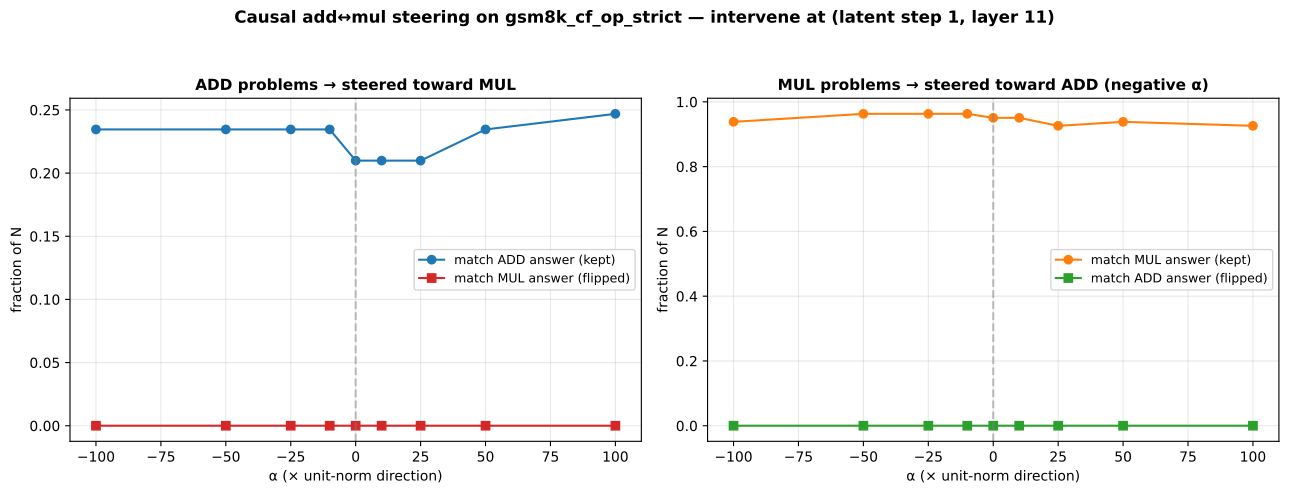

The Python source for this figure:
"""Causal add↔mul steering on gsm8k_cf_op_strict.

Unlike lda_probe_and_steer_addmul_gsm8k.py which re-classifies shifted activations
through the LDA, this script:
  1. Computes the LDA add↔mul direction at the operator-probe-winning cell
     (latent_step=1, layer=11) from gsm8k_latent_acts.pt.
  2. Filters gsm8k_cf_op_strict to Addition and Multiplication examples.
  3. For each example, computes candidate answers:
       answer_add = reduce_+(operands)
       answer_mul = reduce_*(operands)
       answer_sub = operands[0] - sum(operands[1:])
       answer_div = operands[0] / reduce_*(operands[1:])
  4. For each α, hooks layer 11 during latent_step 1's forward pass and adds
     α·v to the last-token residual. Then runs the remaining latent steps,
     decodes the answer, parses the emitted numeric answer, and scores it
     against the candidates.

Output: steer_addmul_strict_gsm8k.{json,pdf}
"""
from __future__ import annotations

import json, math, os, re, sys, time
from collections import Counter
from pathlib import Path
from functools import reduce

import matplotlib.pyplot as plt
import numpy as np
import torch
import transformers
from datasets import load_dataset
from matplotlib.backends.backend_pdf import PdfPages
from peft import LoraConfig, TaskType
from safetensors.torch import load_file
from sklearn.discriminant_analysis import LinearDiscriminantAnalysis
from sklearn.preprocessing import StandardScaler

REPO = Path(__file__).resolve().parents[3]
PD = Path(__file__).resolve().parent
CF_DIR = REPO.parent / "cf-datasets"
ACTS_PATH = REPO / "visualizations-all" / "gpt2" / "counterfactuals" / "gsm8k_latent_acts.pt"
sys.path.insert(0, str(REPO / "codi"))

# Winner cell from lda_probe_and_steer_addmul_gsm8k.json: step=1, layer=11
PROBE_LATENT_STEP_1INDEXED = 1   # 1-indexed; means index 0 in 0-indexed loop
PROBE_LAYER = 11

OUT_JSON = PD / "steer_addmul_strict_gsm8k.json"
OUT_PDF = PD / "steer_addmul_strict_gsm8k.pdf"


def codi_extract(s: str):
    s = s.replace(",", "")
    nums = re.findall(r"-?\d+\.?\d*", s)
    if not nums: return None
    try: return float(nums[-1])
    except: return None


def candidate_answers(operands):
    """Compute answer if the chain were applied with each operator."""
    try:
        operands = [float(x) for x in operands]
    except Exception:
        return None
    if len(operands) < 2: return None
    add = reduce(lambda a, b: a + b, operands)
    mul = reduce(lambda a, b: a * b, operands)
    sub = operands[0] - sum(operands[1:])
    div_rest = reduce(lambda a, b: a * b, operands[1:])
    div = operands[0] / div_rest if div_rest != 0 else None
    return {"add": add, "mul": mul, "sub": sub, "div": div}


def parse_first_op(answer_trace: str):
    """Extract the first operator from a <<a op b = c>> chain."""
    s = answer_trace.replace(",", "")
    m = re.search(r"<<(-?\d+\.?\d*)\s*([+\-*/])\s*(-?\d+\.?\d*)\s*=", s)
    return m.group(2) if m else None


def fit_lda_addmul():
    """Compute add↔mul LDA direction at (PROBE_LATENT_STEP, PROBE_LAYER) using GSM8K test."""
    print("computing LDA add↔mul direction...", flush=True)
    ds = load_dataset("gsm8k", "main")["test"]
    types = []
    for ex in ds:
        m = re.search(r"<<(-?\d+\.?\d*)\s*([+\-*/])\s*(-?\d+\.?\d*)\s*=", ex["answer"])
        if m is None: types.append(None); continue
        op = m.group(2)
        types.append({"+": "Addition", "-": "Subtraction",
                      "*": "Multiplication", "/": "Common-Division"}.get(op))
    acts = torch.load(ACTS_PATH, map_location="cpu", weights_only=True).float().numpy()
    N, S, L, H = acts.shape
    X = acts[:, PROBE_LATENT_STEP_1INDEXED - 1, PROBE_LAYER, :]
    y = np.array([t if t else "" for t in types])
    mask = (y != "")
    sc = StandardScaler().fit(X[mask])
    Xs = sc.transform(X[mask])
    lda = LinearDiscriminantAnalysis(solver="svd").fit(Xs, y[mask])
    # The "add → mul" direction: difference between class means projected back.
    classes = list(lda.classes_)
    add_idx = classes.index("Addition")
    mul_idx = classes.index("Multiplication")
    add_mean = lda.means_[add_idx]
    mul_mean = lda.means_[mul_idx]
    v_std = mul_mean - add_mean   # direction in standardized space
    v_orig = sc.scale_ * v_std    # unscale
    v_unit = v_orig / np.linalg.norm(v_orig)
    print(f"  LDA fit on {mask.sum()} GSM8K test problems; "
          f"add↔mul direction norm={np.linalg.norm(v_orig):.3f}, "
          f"unit-norm direction extracted.")
    return v_unit, lda, sc


def main():
    BS = 8

    # 1) Compute steering direction
    v_unit, lda, sc = fit_lda_addmul()
    v_torch = torch.tensor(v_unit, dtype=torch.float32)

    # 2) Load CF + filter Add/Mul + candidate answers
    rows = json.load(open(CF_DIR / "gsm8k_cf_op_strict.json"))
    add_rows = [r for r in rows if r["type"] == "Addition"]
    mul_rows = [r for r in rows if r["type"] == "Multiplication"]
    print(f"cf_op_strict: addition={len(add_rows)}, multiplication={len(mul_rows)}")

    def prep(rows):
        out = []
        for r in rows:
            c = candidate_answers(r["operands"])
            if c is None: continue
            out.append({
                "q": r["question_concat"].strip().replace("  ", " "),
                "operands": r["operands"],
                "type": r["type"],
                "gold": float(r["answer"]),
                "cand": c,
                "n_steps": len(r["operands"]) - 1,
            })
        # Cap to 100 each for tractability
        return out[:100]

    add_eval = prep(add_rows)
    mul_eval = prep(mul_rows)
    print(f"  evaluating: ADD={len(add_eval)}, MUL={len(mul_eval)}")

    # 3) Load CODI
    ckpt = os.path.expanduser("~/codi_ckpt/CODI-gpt2")
    print(f"loading CODI from {ckpt}", flush=True)
    _orig = transformers.AutoTokenizer.from_pretrained
    transformers.AutoTokenizer.from_pretrained = (
        lambda *a, **k: _orig(*a, **{**k, "use_fast": True})
    )
    from src.model import CODI, ModelArguments, TrainingArguments
    lora_cfg = LoraConfig(task_type=TaskType.CAUSAL_LM, inference_mode=False,
                          r=128, lora_alpha=32, lora_dropout=0.1,
                          target_modules=["c_attn", "c_proj", "c_fc"],
                          init_lora_weights=True)
    margs = ModelArguments(model_name_or_path="gpt2", full_precision=True,
                           train=False, lora_init=True, ckpt_dir=ckpt)
    targs = TrainingArguments(output_dir="/tmp/_steerstrict", bf16=True,
                              use_lora=True, use_prj=True, prj_dim=768,
                              prj_no_ln=False, prj_dropout=0.0,
                              num_latent=6, inf_latent_iterations=6,
                              remove_eos=True, greedy=True,
                              model_max_length=512, seed=11)
    model = CODI(margs, targs, lora_cfg)
    sd_safe = Path(ckpt) / "model.safetensors"
    sd_bin = Path(ckpt) / "pytorch_model.bin"
    sd = load_file(str(sd_safe)) if sd_safe.exists() else torch.load(str(sd_bin), map_location="cpu")
    model.load_state_dict(sd, strict=False); model.codi.tie_weights()
    tok = transformers.AutoTokenizer.from_pretrained("gpt2", model_max_length=512,
                                                     padding_side="left", use_fast=True)
    if tok.pad_token_id is None:
        tok.add_special_tokens({"pad_token": "[PAD]"})
        tok.pad_token_id = model.pad_token_id or tok.convert_tokens_to_ids("[PAD]")
    model = model.to("cuda").to(torch.bfloat16); model.eval()
    embed_fn = model.get_embd(model.codi, model.model_name)
    eos_id = tok.eos_token_id
    transformer = (model.codi.transformer if hasattr(model.codi, "transformer")
                   else model.codi.base_model.model.transformer)

    # Hook intervenes at (latent_step == PROBE_LATENT_STEP_1INDEXED - 1, layer = PROBE_LAYER).
    # We index latent_step from 0 (first latent step is 0).
    HOOK = {"active": False, "latent_step": -1, "alpha": 0.0}

    def make_hook(block_idx):
        def fn(module, inputs, output):
            if not HOOK["active"]: return output
            if block_idx != PROBE_LAYER: return output
            if HOOK["latent_step"] != PROBE_LATENT_STEP_1INDEXED - 1: return output
            h = output[0] if isinstance(output, tuple) else output
            v = v_torch.to(h.device, dtype=h.dtype)
            h = h.clone()
            h[:, -1, :] = h[:, -1, :] + HOOK["alpha"] * v
            return (h,) + output[1:] if isinstance(output, tuple) else h
        return fn

    handles = [blk.register_forward_hook(make_hook(i)) for i, blk in enumerate(transformer.h)]

    @torch.no_grad()
    def run_batch(qs, alpha, max_new=128):
        B = len(qs)
        HOOK["alpha"] = float(alpha); HOOK["active"] = True
        HOOK["latent_step"] = -1
        batch = tok(qs, return_tensors="pt", padding="longest").to("cuda")
        bot = torch.full((B, 1), model.bot_id, dtype=torch.long, device="cuda")
        input_ids = torch.cat([batch["input_ids"], bot], dim=1)
        attn = torch.cat([batch["attention_mask"], torch.ones_like(bot)], dim=1)
        out = model.codi(input_ids=input_ids, attention_mask=attn,
                         use_cache=True, output_hidden_states=True)
        past = out.past_key_values
        latent = out.hidden_states[-1][:, -1, :].unsqueeze(1)
        if targs.use_prj: latent = model.prj(latent)
        for s in range(targs.inf_latent_iterations):
            HOOK["latent_step"] = s
            attn = torch.cat([attn, torch.ones((B, 1), dtype=attn.dtype, device="cuda")], dim=1)
            out = model.codi(inputs_embeds=latent, attention_mask=attn,
                             use_cache=True, output_hidden_states=True,
                             past_key_values=past)
            past = out.past_key_values
            latent = out.hidden_states[-1][:, -1, :].unsqueeze(1)
            if targs.use_prj: latent = model.prj(latent)
        HOOK["latent_step"] = -1
        HOOK["active"] = False
        # decode (no steering during decode)
        eot_emb = embed_fn(torch.tensor([model.eot_id], dtype=torch.long, device="cuda"))
        output = eot_emb.unsqueeze(0).expand(B, -1, -1)
        attn = torch.cat([attn, torch.ones((B, 1), dtype=attn.dtype, device="cuda")], dim=1)
        tokens = [[] for _ in range(B)]; done = [False] * B
        for _ in range(max_new):
            sout = model.codi(inputs_embeds=output, attention_mask=attn,
                              use_cache=True, past_key_values=past)
            past = sout.past_key_values
            logits = sout.logits[:, -1, :model.codi.config.vocab_size - 1]
            next_ids = torch.argmax(logits, dim=-1)
            for b in range(B):
                if not done[b]:
                    tokens[b].append(int(next_ids[b].item()))
                    if int(next_ids[b].item()) == eos_id: done[b] = True
            if all(done): break
            attn = torch.cat([attn, torch.ones((B, 1), dtype=attn.dtype, device="cuda")], dim=1)
            output = embed_fn(next_ids).unsqueeze(1)
        return [tok.decode(t, skip_special_tokens=True) for t in tokens]

    def eval_set(eval_data, alpha):
        qs = [d["q"] for d in eval_data]
        strs = []
        for s in range(0, len(qs), BS):
            strs += run_batch(qs[s:s+BS], alpha)
        return strs

    def score(strs, eval_data):
        n = len(strs); ok = 0
        out = {"n": n, "n_parseable": 0,
               "match_add": 0, "match_mul": 0, "match_sub": 0, "match_div": 0,
               "match_gold": 0, "match_none": 0,
               "match_add_only": 0, "match_mul_only": 0}
        for s, d in zip(strs, eval_data):
            v = codi_extract(s)
            if v is None: continue
            out["n_parseable"] += 1
            c = d["cand"]; gold = d["gold"]; eps = 1e-3
            ma = abs(v - c["add"]) < eps
            mm = abs(v - c["mul"]) < eps
            ms = abs(v - c["sub"]) < eps
            md = c["div"] is not None and abs(v - c["div"]) < eps
            mg = abs(v - gold) < eps
            if ma: out["match_add"] += 1
            if mm: out["match_mul"] += 1
            if ms: out["match_sub"] += 1
            if md: out["match_div"] += 1
            if mg: out["match_gold"] += 1
            if not (ma or mm or ms or md): out["match_none"] += 1
            if ma and not mm: out["match_add_only"] += 1
            if mm and not ma: out["match_mul_only"] += 1
        return out

    alphas = [-100, -50, -25, -10, 0, 10, 25, 50, 100]   # in units of unit-vector length

    results = {
        "winner": {"latent_step_1indexed": PROBE_LATENT_STEP_1INDEXED, "layer": PROBE_LAYER},
        "v_norm": float(np.linalg.norm(v_unit)),
        "n_add": len(add_eval), "n_mul": len(mul_eval),
        "by_alpha": {},
        "sample_outputs": {},
    }

    t0 = time.time()
    for alpha in alphas:
        print(f"\n=== α = {alpha} ===", flush=True)
        s_add = eval_set(add_eval, alpha)
        s_mul = eval_set(mul_eval, alpha)
        sc_add = score(s_add, add_eval)
        sc_mul = score(s_mul, mul_eval)
        results["by_alpha"][str(alpha)] = {"add": sc_add, "mul": sc_mul}
        results["sample_outputs"][str(alpha)] = {
            "add": [{"gold_type": "Addition", "operands": add_eval[i]["operands"],
                     "cand": add_eval[i]["cand"], "gold": add_eval[i]["gold"],
                     "emit": s_add[i], "parsed": codi_extract(s_add[i])}
                    for i in range(min(5, len(add_eval)))],
            "mul": [{"gold_type": "Multiplication", "operands": mul_eval[i]["operands"],
                     "cand": mul_eval[i]["cand"], "gold": mul_eval[i]["gold"],
                     "emit": s_mul[i], "parsed": codi_extract(s_mul[i])}
                    for i in range(min(5, len(mul_eval)))],
        }
        print(f"  ADD problems: kept_add={sc_add['match_add']}/{sc_add['n']}  "
              f"flipped_to_mul={sc_add['match_mul']}/{sc_add['n']}  "
              f"none={sc_add['match_none']}/{sc_add['n']}  ({time.time()-t0:.0f}s)")
        print(f"  MUL problems: kept_mul={sc_mul['match_mul']}/{sc_mul['n']}  "
              f"flipped_to_add={sc_mul['match_add']}/{sc_mul['n']}  "
              f"none={sc_mul['match_none']}/{sc_mul['n']}")
        OUT_JSON.write_text(json.dumps(results, indent=2))

    print(f"\nsaved {OUT_JSON}")
    for h in handles: h.remove()

    # --- Plot ---
    fig, axes = plt.subplots(1, 2, figsize=(13, 5))
    by_alpha = results["by_alpha"]
    a_keys = sorted(by_alpha.keys(), key=lambda x: float(x))
    a_vals = [float(a) for a in a_keys]
    add_kept = [by_alpha[a]["add"]["match_add"] / by_alpha[a]["add"]["n"] for a in a_keys]
    add_flip = [by_alpha[a]["add"]["match_mul"] / by_alpha[a]["add"]["n"] for a in a_keys]
    mul_kept = [by_alpha[a]["mul"]["match_mul"] / by_alpha[a]["mul"]["n"] for a in a_keys]
    mul_flip = [by_alpha[a]["mul"]["match_add"] / by_alpha[a]["mul"]["n"] for a in a_keys]
    axes[0].plot(a_vals, add_kept, "-o", color="C0", label="match ADD answer (kept)")
    axes[0].plot(a_vals, add_flip, "-s", color="C3", label="match MUL answer (flipped)")
    axes[0].axvline(0, color="gray", ls="--", alpha=0.5)
    axes[0].set_xlabel("α (× unit-norm direction)"); axes[0].set_ylabel("fraction of N")
    axes[0].set_title("ADD problems → steered toward MUL", fontsize=11, fontweight="bold")
    axes[0].legend(fontsize=9); axes[0].grid(alpha=0.3)
    axes[1].plot(a_vals, mul_kept, "-o", color="C1", label="match MUL answer (kept)")
    axes[1].plot(a_vals, mul_flip, "-s", color="C2", label="match ADD answer (flipped)")
    axes[1].axvline(0, color="gray", ls="--", alpha=0.5)
    axes[1].set_xlabel("α (× unit-norm direction)"); axes[1].set_ylabel("fraction of N")
    axes[1].set_title("MUL problems → steered toward ADD (negative α)",
                      fontsize=11, fontweight="bold")
    axes[1].legend(fontsize=9); axes[1].grid(alpha=0.3)
    fig.suptitle(f"Causal add↔mul steering on gsm8k_cf_op_strict — "
                 f"intervene at (latent step {PROBE_LATENT_STEP_1INDEXED}, layer {PROBE_LAYER})",
                 fontsize=12, fontweight="bold")
    fig.tight_layout(rect=(0, 0, 1, 0.94))
    with PdfPages(OUT_PDF) as pdf:
        pdf.savefig(fig, bbox_inches="tight"); plt.close(fig)
    print(f"saved {OUT_PDF}")


if __name__ == "__main__":
    main()
